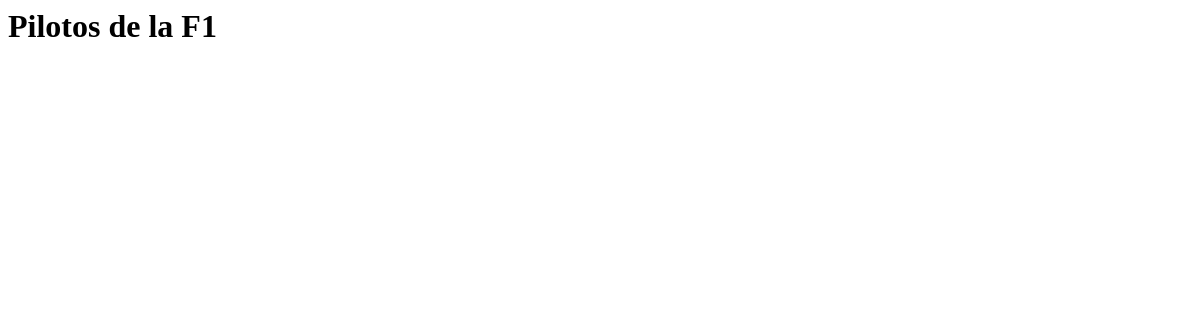
Before: / with the older database file.
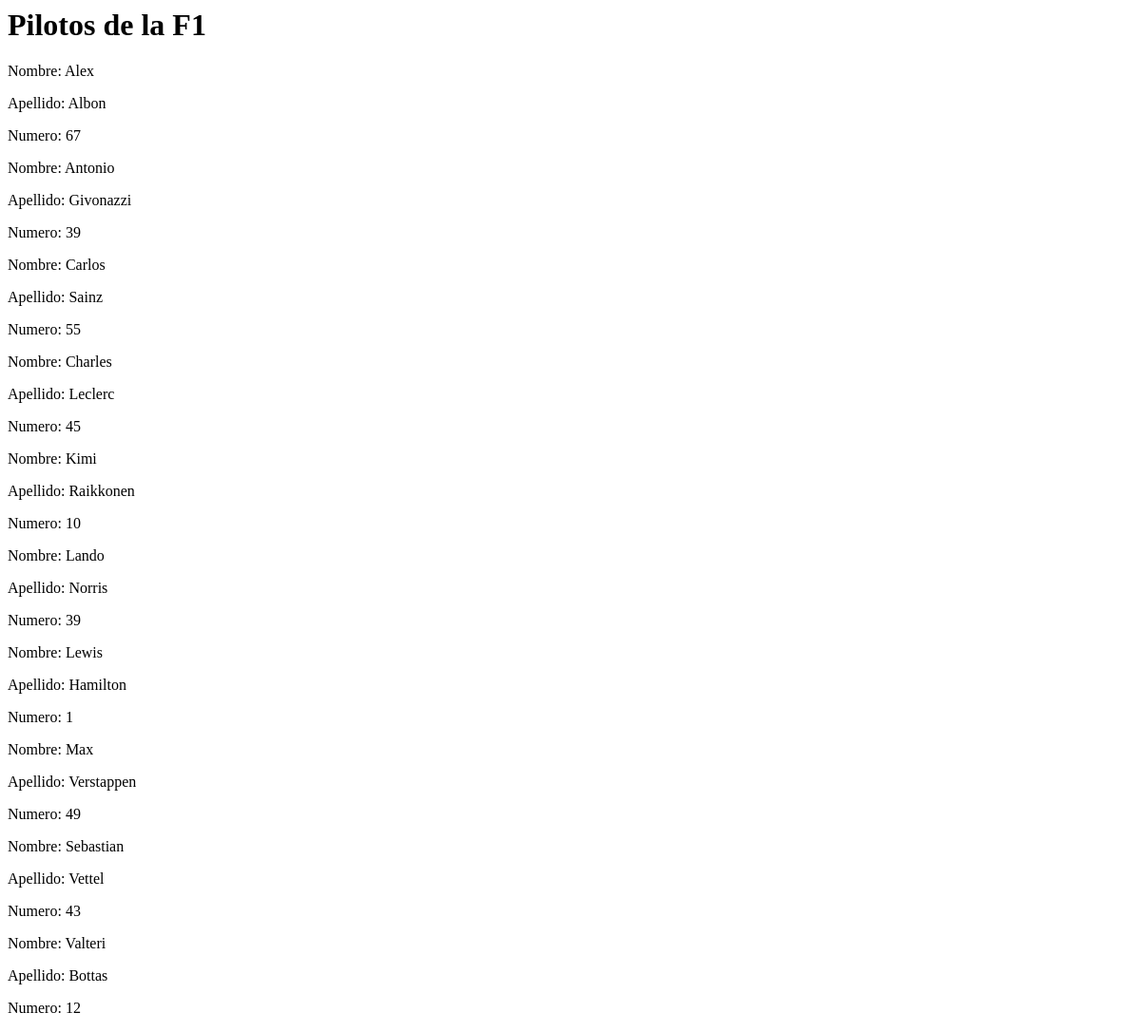
After: the same page with the newer database file.
### F1Cont/models.py (models this page shows, shortened)
class Piloto(models.Model):
    Id = models.AutoField(primary_key=True)
    Nombre = models.CharField(max_length=300)
    Apellido = models.CharField(max_length=300)
    Id_Escuderia = models.ForeignKey(Equipo,on_delete=models.CASCADE)
    Numero = models.PositiveIntegerField()
    Id_Agente = models.ForeignKey(Agente,on_delete=models.CASCADE)

### F1Cont/views.py (the view)
# urls.py: path('' , views.lista_f1, name='lista_f1')
def lista_f1(request):
    pilotos = Piloto.objects.order_by('Nombre')
    return render(request, 'F1Cont/lista_F1.html', {'pilotos':pilotos})

### F1Cont/templates/F1Cont/lista_F1.html
<h1>Pilotos de la F1</h1>
{% for piloto in pilotos %}
<div>
    <p>Nombre: {{ piloto.Nombre}}</p>
    <p>Apellido: {{piloto.Apellido}}</p>
    <p>Numero: {{piloto.Numero}}</p>
</div>
{% endfor %}

Changed rows visible on the page:
added Piloto: Nombre "Alex", Apellido "Albon", Numero "67"
added Piloto: Nombre "Antonio", Apellido "Givonazzi", Numero "39"
added Piloto: Nombre "Carlos", Apellido "Sainz", Numero "55"
added Piloto: Nombre "Charles", Apellido "Leclerc", Numero "45"
added Piloto: Nombre "Kimi", Apellido "Raikkonen", Numero "10"
added Piloto: Nombre "Lando", Apellido "Norris", Numero "39"
added Piloto: Nombre "Lewis", Apellido "Hamilton", Numero "1"
added Piloto: Nombre "Max", Apellido "Verstappen", Numero "49"
added Piloto: Nombre "Sebastian", Apellido "Vettel", Numero "43"
added Piloto: Nombre "Valteri", Apellido "Bottas", Numero "12"
